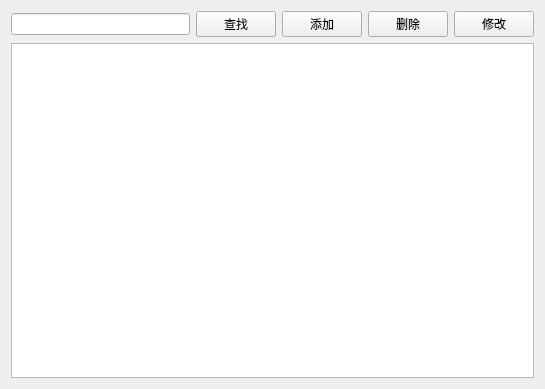
<?xml version="1.0" encoding="UTF-8"?>
<ui version="4.0">
 <class>PatientView</class>
 <widget class="QWidget" name="PatientView">
  <property name="geometry">
   <rect>
    <x>0</x>
    <y>0</y>
    <width>545</width>
    <height>389</height>
   </rect>
  </property>
  <property name="windowTitle">
   <string>Form</string>
  </property>
  <layout class="QVBoxLayout" name="verticalLayout">
   <item>
    <layout class="QHBoxLayout" name="horizontalLayout">
     <item>
      <widget class="QLineEdit" name="lineEdit"/>
     </item>
     <item>
      <widget class="QPushButton" name="pushButton">
       <property name="text">
        <string>查找</string>
       </property>
      </widget>
     </item>
     <item>
      <widget class="QPushButton" name="pushButton_2">
       <property name="text">
        <string>添加</string>
       </property>
      </widget>
     </item>
     <item>
      <widget class="QPushButton" name="pushButton_3">
       <property name="text">
        <string>删除</string>
       </property>
      </widget>
     </item>
     <item>
      <widget class="QPushButton" name="pushButton_4">
       <property name="text">
        <string>修改</string>
       </property>
      </widget>
     </item>
    </layout>
   </item>
   <item>
    <widget class="QTableView" name="tableView"/>
   </item>
  </layout>
 </widget>
 <resources/>
 <connections/>
</ui>
